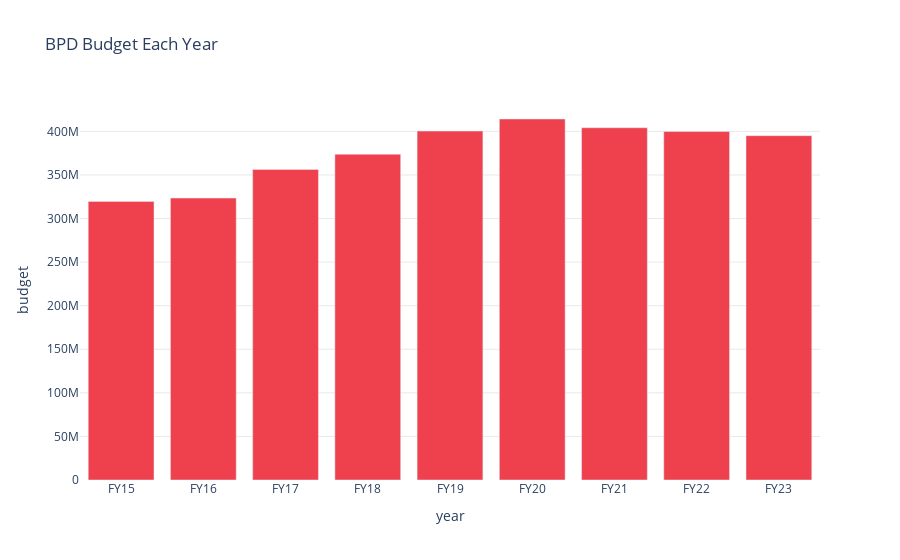

Here is the notebook cell this chart was saved with:
### Markdown cell above
QUESTION 1: Total BPD Budget vs. Previous Years

FY15 Adopted: $319700081
FY15 Approp: $319700081
FY15 Exp: $337310895

FY16 Adopted: $323509388
FY16 Approp: $332544971
FY16 Exp: $348887844

FY17 Adopted: $356341193
FY17 Approp: $364321048
FY17 Exp: $364594820

FY18 Adopted: $373814105
FY18 Approp: $385562872
FY18 Exp: $399924493

FY19 Adopted: $400425675
FY19 Approp: $400435574
FY19 Exp: $416762373

FY20 Adopted: $414237376
FY20 Approp: $414306876
FY20 Exp: $425553210

FY21 Adopted: $404182025
FY21 Approp: $404182025
FY21 Exp: $422917499

FY22 Adopted: $399871218
FY22 Approp: $400451303
 
FY23 Adopted: $395094796

### Code cell
import pandas as pd
import matplotlib.pyplot as plt

file_adopted_operating_budget_fy23 = pd.read_csv('./Data/operating-budget.csv')

budget_df_uncut = pd.DataFrame(file_adopted_operating_budget_fy23)

budget_df_withNA = budget_df_uncut[['Cabinet', 'Dept', 'Program   ', 'Expense Category',
       'FY20 Actual Expense', 'FY21 Actual Expense', 'FY22 Appropriation',
       'FY23 Adopted']]

budget_df = budget_df_withNA.dropna()

# Replace '#Missing' values with '0' so we can type cast the columns to numbers
budget_df = budget_df.replace('#Missing', '0')

# Convert datatype to strings 
budget_df['FY20 Actual Expense'] = budget_df['FY20 Actual Expense'].apply(lambda x: float(x.replace(",","").replace("$","")) if x != 'TOTAL_GROSS' and str(type(x)) == '<class \'str\'>' else x)
budget_df['FY21 Actual Expense'] = budget_df['FY21 Actual Expense'].apply(lambda x: float(x.replace(",","").replace("$","")) if x != 'TOTAL_GROSS' and str(type(x)) == '<class \'str\'>' else x)
budget_df['FY22 Appropriation'] = budget_df['FY22 Appropriation'].apply(lambda x: float(x.replace(",","").replace("$","")) if x != 'TOTAL_GROSS' and str(type(x)) == '<class \'str\'>' else x)
budget_df['FY23 Adopted'] = budget_df['FY23 Adopted'].apply(lambda x: float(x.replace(",","").replace("$","")) if x != 'TOTAL_GROSS' and str(type(x)) == '<class \'str\'>' else x)

# Get only data from Police Department
bpd_budget_df = budget_df.loc[budget_df['Dept'] == "Police Department"]

# Compute sums and add to list
bpd_budget = []
# bpd_budget.append(bpd_budget_df['FY20 Actual Expense'].sum())
# bpd_budget.append(bpd_budget_df['FY21 Actual Expense'].sum())
# bpd_budget.append(bpd_budget_df['FY22 Appropriation'].sum())  # Appropriated budget = means ?? (GUESS: Proposed budget (Needs approval until adopted!))
# bpd_budget.append(bpd_budget_df['FY23 Adopted'].sum())  # Adopted budget = 1 year spending fianncial plan
bpd_budget = [319700081, 323509388, 356341193, 373814105, 400425675, 414237376, 404182025, 399871218, 395094796]

fig1_dict = {
    'year': ['FY15', 'FY16', 'FY17', 'FY18', 'FY19', 'FY20', 'FY21', 'FY22', 'FY23'],
    'budget': bpd_budget
}

pd.options.plotting.backend = "plotly"
df1 = pd.DataFrame(fig1_dict)
print(df1)
# using Plotly Express via the Pandas backend
fig1 = df1.plot.bar(x='year', y='budget', title='BPD Budget Each Year', color_discrete_sequence=['#EF404E'])
fig1.update_layout(plot_bgcolor='rgba(0,0,0,0)')
fig1.update_yaxes(showgrid=True, gridwidth=0.5, gridcolor='LightGray')
fig1.show()

### Figure 1 — Plotly figure (JSON) as saved in the notebook; plotly's stock layout.template omitted (floating-point values rounded to 4 significant figures)
{"data": [{"alignmentgroup": "True", "hovertemplate": "year=%{x}<br>budget=%{y}<extra></extra>", "legendgroup": "", "marker": {"color": "#EF404E", "pattern": {"shape": ""}}, "name": "", "offsetgroup": "", "orientation": "v", "showlegend": false, "textposition": "auto", "type": "bar", "x": ["FY15", "FY16", "FY17", "FY18", "FY19", "FY20", "FY21", "FY22", "FY23"], "xaxis": "x", "y": [319700081, 323509388, 356341193, 373814105, 400425675, 414237376, 404182025, 399871218, 395094796], "yaxis": "y"}], "layout": {"barmode": "relative", "legend": {"tracegroupgap": 0}, "plot_bgcolor": "rgba(0,0,0,0)", "title": {"text": "BPD Budget Each Year"}, "xaxis": {"anchor": "y", "domain": [0, 1], "title": {"text": "year"}}, "yaxis": {"anchor": "x", "domain": [0, 1], "gridcolor": "LightGray", "gridwidth": 0.5, "showgrid": true, "title": {"text": "budget"}}}}
